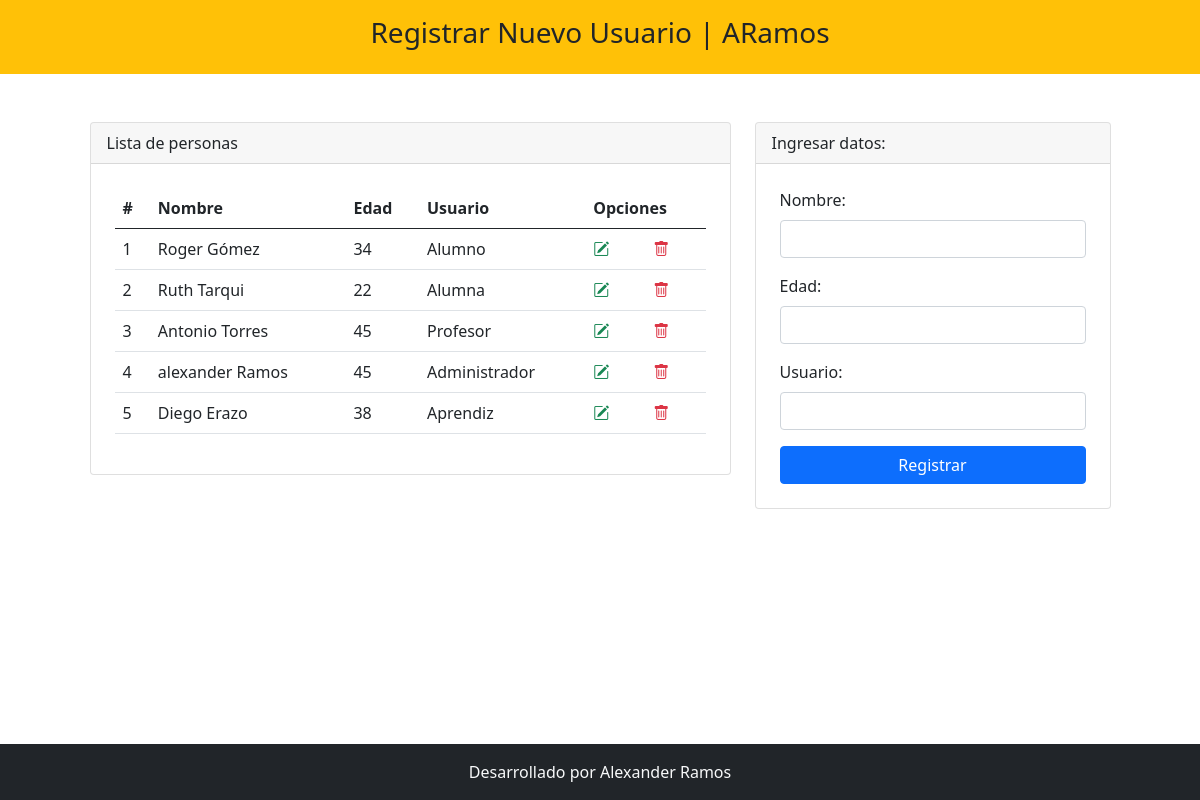
The page / on the database its author committed.
### tables this page shows
CREATE TABLE `persona` (
  `codigo` int(11) NOT NULL,
  `nombre` varchar(100) DEFAULT NULL,
  `edad` int(11) DEFAULT NULL,
  `Usuario` varchar(20) DEFAULT NULL
);

### index.php (the view, shortened to what this page needs)
<?php include 'template/header.php' ?>
<?php
    include_once "model/conexion.php";
    $sentencia = $bd -> query("select * from persona");
    $persona = $sentencia->fetchAll(PDO::FETCH_OBJ);
?>
<div class="container mt-5">
    <div class="row justify-content-center">
        <div class="col-md-7">
            <div class="card">
                <div class="card-header">
                    Lista de personas
                </div>
                <div class="p-4">
                    <table class="table align-middle">
                        <thead>
                            <tr>
                                <th scope="col">#</th>
                                <th scope="col">Nombre</th>
                                <th scope="col">Edad</th>
                                <th scope="col">Usuario</th>
                                <th scope="col" colspan="2">Opciones</th>
                            </tr>
                        </thead>
                        <tbody>
                            <?php
                                foreach($persona as $dato){
                            ?>
                            <tr>
                                <td scope="row"><?php echo $dato->codigo; ?></td>
                                <td><?php echo $dato->nombre; ?></td>
                                <td><?php echo $dato->edad; ?></td>
                                <td><?php echo $dato->Usuario; ?></td>
                                <td><a class="text-success" href="editar.php?codigo=<?php echo $dato->codigo; ?>"><i class="bi bi-pencil-square"></i></a></td>
                                <td><a onclick="return confirm('Estas seguro de eliminar?');" class="text-danger" href="eliminar.php?codigo=<?php echo $dato->codigo; ?>"><i class="bi bi-trash"></i></a></td>
                            </tr>
                            <?php
                                }
                            ?>
                        </tbody>
                    </table>
                </div>
            </div>
        </div>
        <div class="col-md-4">
            <div class="card">
                <div class="card-header">
                    Ingresar datos:
                </div>
                <form class="p-4" method="POST" action="registrar.php">
                    <div class="mb-3">
                        <label class="form-label">Nombre: </label>
                        <input type="text" class="form-control" name="txtNombre" autofocus required>
                    </div>
                    <div class="mb-3">
                        <label class="form-label">Edad: </label>
                        <input type="number" class="form-control" name="txtEdad" autofocus required>
                    </div>
                    <div class="mb-3">
                        <label class="form-label">Usuario: </label>
                        <input type="text" class="form-control" name="txtUsuario" autofocus required>
                    </div>
                    <div class="d-grid">
                        <input type="submit" class="btn btn-primary" value="Registrar">
                    </div>
                </form>
            </div>
        </div>
    </div>
</div>
<?php include 'template/footer.php' ?>

### template/header.php (shortened to what this page needs)
<!doctype html>
<html lang="es">
  <head>
    <link rel="stylesheet" href="https://cdn.jsdelivr.net/npm/bootstrap@5.0.2/dist/css/bootstrap.min.css">
    <link rel="stylesheet" href="https://cdn.jsdelivr.net/npm/bootstrap-icons@1.5.0/font/bootstrap-icons.css">
  </head>
  <body>
      <div class="container-fluid bg-warning">
          <div class="row">
              <div class="col-md">
                  <header class="py-3">
                      <h3 class="text-center">Registrar Nuevo Usuario | ARamos</h3>
                  </header>
              </div>
          </div>
      </div>

### template/footer.php (shortened to what this page needs)
<footer class="container-fluid bg-dark fixed-bottom">
        <div class="row">
            <div class="col-md text-light text-center py-3">
                Desarrollado por Alexander Ramos
            </div>
        </div>
    </footer>
  </body>
</html>

### rows shown on the page
persona: codigo "1", nombre "Roger Gómez", edad "34", Usuario "Alumno"
persona: codigo "2", nombre "Ruth Tarqui", edad "22", Usuario "Alumna"
persona: codigo "3", nombre "Antonio Torres", edad "45", Usuario "Profesor"
persona: codigo "4", nombre "alexander Ramos", edad "45", Usuario "Administrador"
persona: codigo "5", nombre "Diego Erazo", edad "38", Usuario "Aprendiz"
